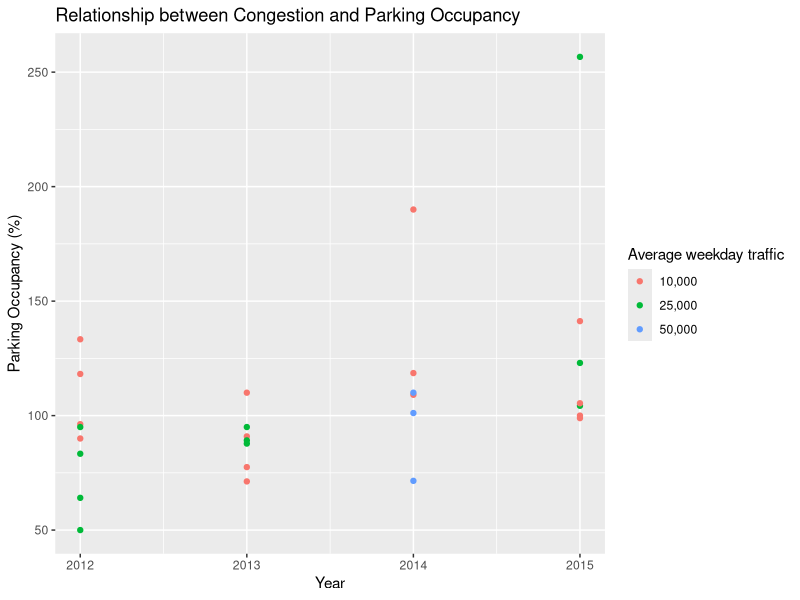

Write R code to recreate this figure.
## ---- chunk 1
#install any missing dependencies
#install.packages("dplyr")
#install.packages("ggplot2")

#import libraries
library("dplyr")
library("ggplot2")

#set working directory
#setwd("~/University of Washington/Senior/Fall/Info 370/project-es3/pilot_study")
## ---- chunk 2
mydata <- read.csv("Parking_Pilot_Study_Data.csv")

#ggplot(data = mydata, aes(x = mydata$Congestion, y = mydata$X8AM.7PM.Parking.Occupancy, colour = "1"))
parking.occupancy = mydata$X8AM.7PM.Parking.Occupancy

parking.occupancy <- parking.occupancy[!is.na(parking.occupancy)]
print(parking.occupancy * 100)

ggplot(data = mydata) + geom_point(mapping = aes(x = mydata$Year, y = (mydata$X8AM.7PM.Parking.Occupancy * 100), color = mydata$Congestion)) + labs(title = "Relationship between Congestion and Parking Occupancy", x = "Year", y = "Parking Occupancy (%)", color = "Average weekday traffic")


